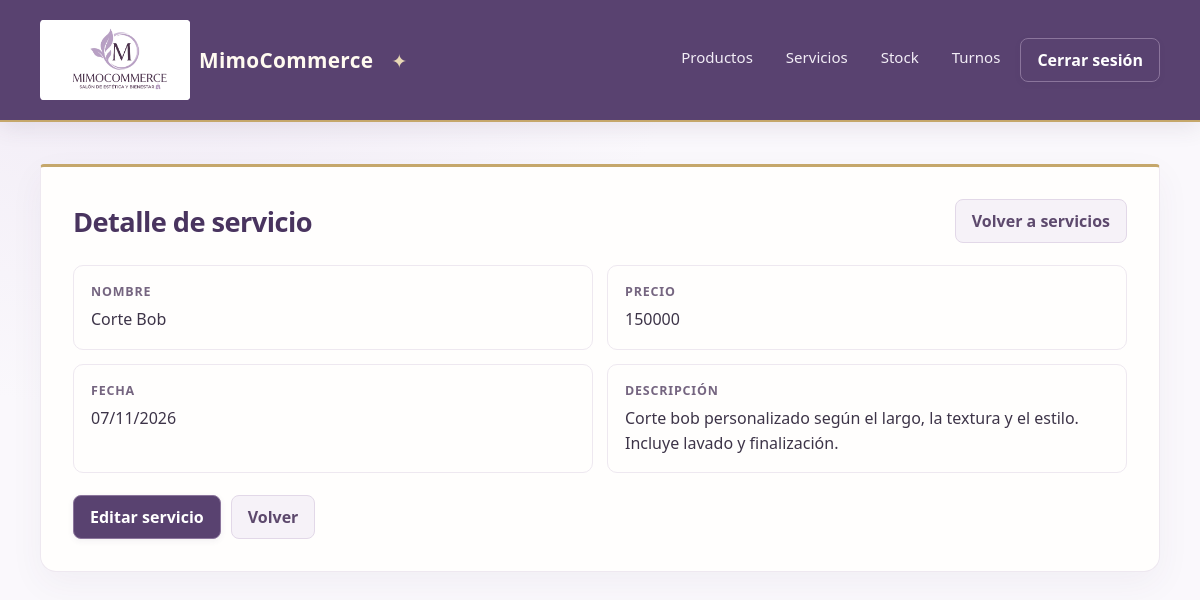
The page /servicios/4/ (signed in) on the database its author committed.
### apps/servicios/models.py (models this page shows, shortened)
class Servicio(models.Model):
    nombre = models.CharField(max_length=100)
    precio = models.IntegerField()
    descripcion = models.TextField()
    fecha = models.DateField()

### apps/servicios/views.py (the view)
# urls.py: path('<int:pk>/', ServicioDetailView.as_view(), name='servicio_detail'),
class ServicioDetailView(LoginRequiredMixin, DetailView):
    model = Servicio
    template_name = "servicios/detail.html"
    context_object_name = "servicio" # Nombre de la variable

### apps/empresa/views.py (called while the page is built)
def empresa_encabezado(request):
    return {'empresa_encabezado': Empresa.objects.order_by('pk').first()}

### templates/servicios/detail.html (shortened to what this page needs)
{% extends 'base/base.html' %}
{% block contentido %}
<div class="page-heading">
    <h1>Detalle de servicio</h1>
    <a class="button button-secondary" href="{% url 'servicios:servicio_list' %}">Volver a servicios</a>
</div>
<dl class="detail-grid">
    <div class="detail-item"><dt>Nombre</dt><dd>{{ servicio.nombre }}</dd></div>
    <div class="detail-item"><dt>Precio</dt><dd>{{ servicio.precio }}</dd></div>
    <div class="detail-item"><dt>Fecha</dt><dd>{{ servicio.fecha|date:"d/m/Y" }}</dd></div>
    <div class="detail-item"><dt>Descripción</dt><dd>{{ servicio.descripcion|linebreaksbr }}</dd></div>
</dl>
<div class="form-actions detail-actions">
    <a class="button" href="{% url 'servicios:servicio_update' servicio.pk %}">Editar servicio</a>
    <a class="button button-secondary" href="{% url 'servicios:servicio_list' %}">Volver</a>
</div>
{% endblock contentido %}

### static/css/estilos.css (style rules this page uses)
:root { color-scheme: light; font-family: "Segoe UI", Arial, sans-serif; color: #3d3448; background: #faf8fc; font-synthesis: none; text-rendering: optimizeLegibility; --plum: #594270; --plum-deep: #49345f; --lavender: #f2edf6; --gold: #c5a76b; --gold-light: #e8d8b5; }
* { box-sizing: border-box; }
body { min-width: 320px; min-height: 100vh; margin: 0; background: radial-gradient(ellipse at 12% 0%, #f0eaf5 0, transparent 34rem), #faf8fc; }
h1 { margin: 0 0 22px; color: var(--plum-deep); font-size: 1.7rem; font-weight: 600; letter-spacing: -.02em; }
.page-heading { display: flex; align-items: center; justify-content: space-between; gap: 16px; margin-bottom: 22px; }
.page-heading h1 { margin: 0; }
.button, button { display: inline-block; border: 1px solid #8b759c; border-radius: 8px; padding: 10px 16px; background: var(--plum); color: #fff; font: inherit; font-weight: 550; text-decoration: none; cursor: pointer; box-shadow: 0 2px 6px #49345f12; transition: background .18s ease, transform .18s ease, box-shadow .18s ease, border-color .18s ease; }
.button-secondary { border-color: #e2d8e8; background: #f6f2f8; color: #5d496d; box-shadow: none; }
.form-actions { display: flex; flex-wrap: wrap; align-items: center; gap: 10px; margin-top: 24px; }
.detail-grid { display: grid; grid-template-columns: repeat(2, minmax(0, 1fr)); gap: 14px; margin: 0; }
.detail-item { padding: 17px; border: 1px solid #eee8f0; border-radius: 10px; background: #fffefd; }
.detail-item dt { margin-bottom: 7px; color: #756580; font-size: .78rem; font-weight: 600; letter-spacing: .065em; text-transform: uppercase; }
.detail-item dd { margin: 0; color: #3d3448; line-height: 1.55; overflow-wrap: anywhere; }
.detail-actions { margin-top: 22px; }

### rows shown on the page
Servicio: nombre "Corte Bob", precio "150000", fecha "07/11/2026", descripcion "Corte bob personalizado según el largo, la textura y el estilo. Incluye lavado y finalización."
